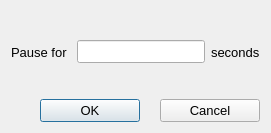
<?xml version="1.0" encoding="UTF-8"?>
<ui version="4.0">
 <class>PauseActionEditDialog</class>
 <widget class="QDialog" name="PauseActionEditDialog">
  <property name="geometry">
   <rect>
    <x>0</x>
    <y>0</y>
    <width>271</width>
    <height>133</height>
   </rect>
  </property>
  <property name="font">
   <font>
    <pointsize>10</pointsize>
   </font>
  </property>
  <property name="windowTitle">
   <string>Pause Action Edit Dialog</string>
  </property>
  <layout class="QGridLayout" name="gridLayout">
   <item row="0" column="0">
    <layout class="QHBoxLayout" name="horizontalLayout">
     <item>
      <widget class="QLabel" name="label">
       <property name="text">
        <string>Pause for </string>
       </property>
      </widget>
     </item>
     <item>
      <widget class="QLineEdit" name="secondEdit"/>
     </item>
     <item>
      <widget class="QLabel" name="label_2">
       <property name="text">
        <string>seconds</string>
       </property>
      </widget>
     </item>
    </layout>
   </item>
   <item row="1" column="0">
    <layout class="QHBoxLayout" name="horizontalLayout_2">
     <property name="spacing">
      <number>20</number>
     </property>
     <item>
      <spacer name="horizontalSpacer">
       <property name="orientation">
        <enum>Qt::Horizontal</enum>
       </property>
       <property name="sizeHint" stdset="0">
        <size>
         <width>40</width>
         <height>20</height>
        </size>
       </property>
      </spacer>
     </item>
     <item>
      <widget class="QPushButton" name="ok">
       <property name="minimumSize">
        <size>
         <width>100</width>
         <height>0</height>
        </size>
       </property>
       <property name="text">
        <string>OK</string>
       </property>
      </widget>
     </item>
     <item>
      <widget class="QPushButton" name="cancel">
       <property name="minimumSize">
        <size>
         <width>100</width>
         <height>0</height>
        </size>
       </property>
       <property name="text">
        <string>Cancel</string>
       </property>
      </widget>
     </item>
    </layout>
   </item>
  </layout>
 </widget>
 <resources/>
 <connections/>
</ui>
